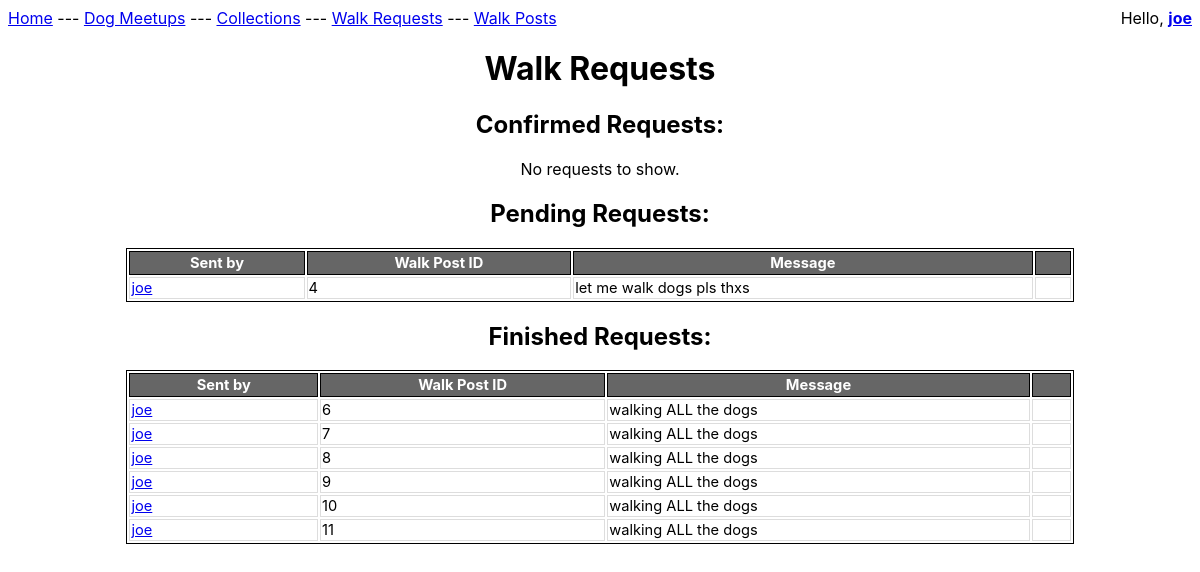
Screenshot of /viewrequests.php (signed in) with the database file from the repository.
### tables this page shows
CREATE TABLE WalkRequest
( walkerID varchar(20),
walkID	integer,
requestID integer,
message varchar(255),
confirmed boolean,
PRIMARY KEY (requestID, walkerID, walkID),
FOREIGN KEY (walkerID) REFERENCES DogWalker(username) ON DELETE CASCADE,
FOREIGN KEY (walkID) REFERENCES WalkPost(referenceID) ON DELETE CASCADE );

### viewrequests.php (the view, shortened to what this page needs)
<html>
</html>
<div class="menu">
<a href="index.html">Home</a> ---
<a href="dogmeetups.php">Dog Meetups</a> ---
<a href="collections.php">Collections</a> ---
<a href="viewrequests.php">Walk Requests</a> ---
<a href="viewposts.php">Walk Posts</a>
<?php
$user = isset($_SESSION["user"])? $_SESSION["user"] : "";
$usertype = isset($_SESSION["usertype"])? $_SESSION["usertype"] : "";
if ($user != "") {
    if ($usertype == "walker") {
        echo "<div style='float: right'>Hello,
        <a href='walker.php?walker=".$user."'><b>$user</b></a></div>";
    }
    else if ($usertype == "owner") {
        echo "<div style='float: right'>Hello,
        <a href='owner.php?owner=".$user."'><b>$user</b></a></div>";
    }
    else echo "<div style='float: right'>Hello, <b>$user</b></div>";
}
?>
</div>
<center>
<h1>Walk Requests</h1>
<?php
$conn = OpenCon();
function generateWalkerTable($result, $confirmed) {
    if ($result->num_rows > 0) {
    echo "
    <table><tr>
    <th class='border-class'>Sent by</th>
    <th class='border-class'>Walk Post ID</th>
    <th class='borderclass'>Message</th>
    <th class='borderclass'></th>
    </tr>";
    while($row = $result->fetch_assoc()) {
    echo "<tr><td class='borderclass'><a href='walker.php?walker=".$row["walkerid"]."'>".$row["walkerid"]."</a></td>
    <td class='borderclass'>".$row["walkid"]."</td>
    <td class='borderclass'>".$row["message"]."</td>
    <td class='borderclass'>
    <form style='margin: 5px' action='viewrequests.php' method='post'>
        <input type='hidden' name='reqid' value='".$row["requestid"]."'>
        <button type='submit' hidden='$confirmed' name='deleterequest'>Delete</button>
    </form>
    </td></tr>";
    }
    echo "</table>";
    } else {
    echo "No requests to show.";
    }
}
$usertype = isset($_SESSION["usertype"])? $_SESSION["usertype"] : "";
$user = isset($_SESSION["user"])? $_SESSION["user"] : "";
if (array_key_exists('deleterequest', $_POST)) {
    $reqid = $_POST['reqid'];
    $sql = "delete from walkrequest where requestid = $reqid";
    $result = $conn->query($sql);
    if ($result === TRUE) {
        echo "<br><div>Walk request deleted successfully!</div><br>";
        echo "<form action='viewrequests.php'>
        <button type='submit'>View Walk Requests</button>
        </form>";
        echo "<form action='viewposts.php'>
        <button type='submit'>View Walk Posts</button>
        </form>";
    }
    else {
        echo "Error: " . $sql . "<br>" . $conn->error;
    }
}
else {
    if ($usertype == "walker") {
        $sql = "SELECT walkerid, walkid, requestid, message FROM walkrequest
        WHERE confirmed = 1 AND walkerid = '$user' AND walkid IN
        (
            SELECT referenceid as walkid
            FROM walkpost
            WHERE completed = 0
        )";
        $result = $conn->query($sql);
        echo "
        <h2>Confirmed Requests:</h2>";
        generateWalkerTable($result, true);
        $sql = "SELECT walkerid, walkid, requestid, message FROM walkrequest
        WHERE confirmed = 0 AND walkerid = '$user'";
        $result = $conn->query($sql);
        echo "
        <h2>Pending Requests:</h2>";
        generateWalkerTable($result, false);
        $sql = "SELECT walkerid, walkid, requestid, message FROM walkrequest
        WHERE confirmed = 1 AND walkerid = '$user' AND walkid IN
        (
            SELECT referenceid as walkid
            FROM walkpost
            WHERE completed = 1
        )";
        $result = $conn->query($sql);
        echo "
        <h2>Finished Requests:</h2>";
    }
}
?>
</center>

### viewrequests.php (style rules this page uses)
* { font-family: -apple-system, BlinkMacSystemFont, 'Segoe UI', Roboto, Oxygen, Ubuntu, Cantarell, 'Open Sans', 'Helvetica Neue', sans-serif; }
table { width: 80%; border: 1px solid black; }
th { font-size: 11pt; background: #666; color: #FFF; padding: 2px 6px; border-collapse: separate; border: 1px solid #000; }
td { font-size: 11pt; border: 1px solid #DDD; color: black; }

### rows the page displays
walkrequest: walkerID "joe", walkID "4", message "let me walk dogs pls thxs"
walkrequest: walkerID "joe", walkID "6", message "walking ALL the dogs"
walkrequest: walkerID "joe", walkID "7", message "walking ALL the dogs"
walkrequest: walkerID "joe", walkID "8", message "walking ALL the dogs"
walkrequest: walkerID "joe", walkID "9", message "walking ALL the dogs"
walkrequest: walkerID "joe", walkID "10", message "walking ALL the dogs"
walkrequest: walkerID "joe", walkID "11", message "walking ALL the dogs"

### other values shown
$user "joe"
